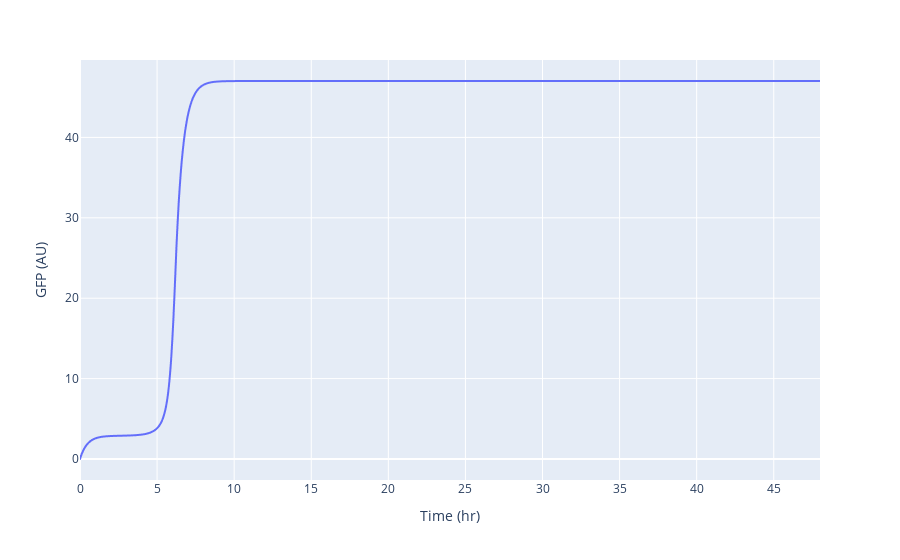

The code cell stored with this chart in its notebook:
### Markdown cell above
### Simulate Quorum sensing system using the model fit parameters

### Code cell
base_df = solve_quorum()
#Plot GFP vs Time for "BASE MODEL"
fig = px.line(x = t, y = base_df.GFP, labels={'x':'Time (hr)', 'y':'GFP (AU)'})
fig.show()

### Figure 1 — Plotly figure (JSON) as saved in the notebook; plotly's stock layout.template omitted (floating-point values rounded to 4 significant figures; data arrays with more than 128 entries replaced by an {"elided": "..."} marker saying what was removed)
{"data": [{"hovertemplate": "Time (hr)=%{x}<br>GFP (AU)=%{y}<extra></extra>", "legendgroup": "", "line": {"color": "#636efa", "dash": "solid"}, "marker": {"symbol": "circle"}, "mode": "lines", "name": "", "showlegend": false, "type": "scattergl", "x": {"elided": "3000 float values"}, "xaxis": "x", "y": {"elided": "3000 float values"}, "yaxis": "y"}], "layout": {"legend": {"tracegroupgap": 0}, "margin": {"t": 60}, "xaxis": {"anchor": "y", "domain": [0, 1], "title": {"text": "Time (hr)"}}, "yaxis": {"anchor": "x", "domain": [0, 1], "title": {"text": "GFP (AU)"}}}}
